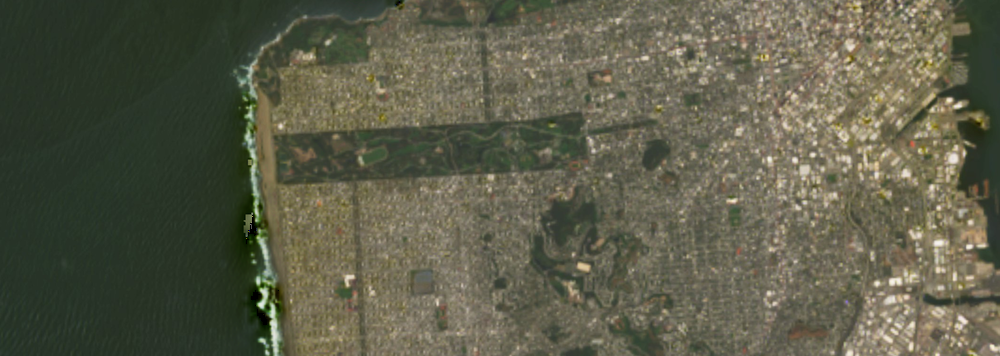
#> input picture 5th_July_map-view.png, 1000 x 356 px, shrunk from 1898 x 676 before the run; the run also reads 1 picture not shown here
$ python SIFT.py
#> lines starting #> are read from the running program, lines starting #| are printed output that depends on the picture
import cv2
import matplotlib.pyplot as plt

# Step 1: Download the images
# Assuming the images are in the working directory
image_path_1 = '5th_July_map-view.png'
image_path_2 = '6th_July_map-view.png'

# Step 2: Load the images as grayscale images
img1 = cv2.imread(image_path_1, cv2.IMREAD_GRAYSCALE)
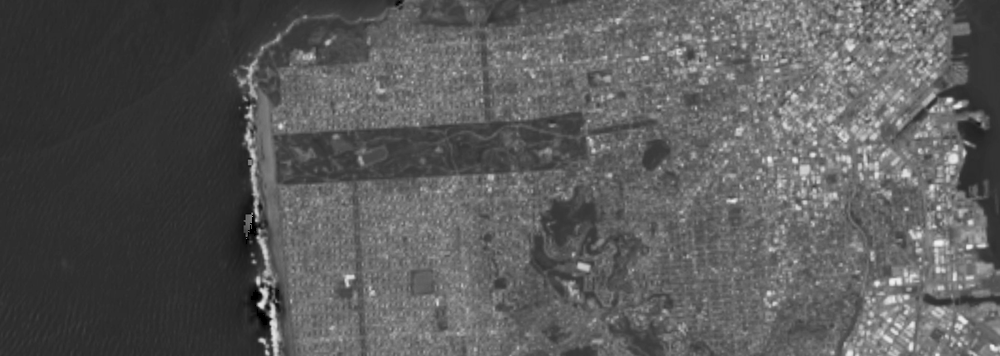
#> img1: shape (356, 1000); min 0, max 242, mean 89.8
img2 = cv2.imread(image_path_2, cv2.IMREAD_GRAYSCALE)

# Check if the images are loaded properly
if img1 is None or img2 is None:
    print('Could not open or find the images')
    exit(0)

# Step 3: Create a SIFT feature detector and detect keypoints in both images
sift = cv2.SIFT_create()

# Detect keypoints and compute descriptors
keypoints_1, descriptors_1 = sift.detectAndCompute(img1, None)
#> keypoints_1 = 3558 keypoints; strongest (x, y, size): (261, 305, 4.9), (264, 292, 5.2), (262, 340, 4), (272, 313, 5.4)
keypoints_2, descriptors_2 = sift.detectAndCompute(img2, None)
#> keypoints_2 has the same summary as keypoints_1

# Draw keypoints
img1_with_keypoints = cv2.drawKeypoints(img1, keypoints_1, None, flags=cv2.DRAW_MATCHES_FLAGS_DRAW_RICH_KEYPOINTS)
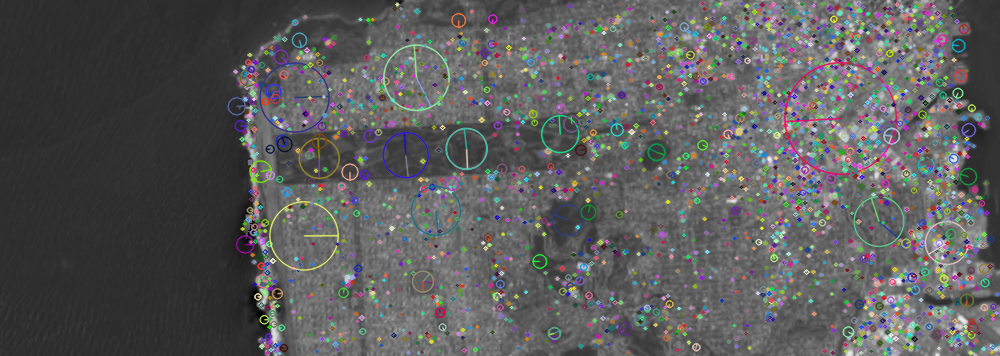
#> img1_with_keypoints: shape (356, 1000, 3); mean of channels 0, 1, 2 91.3, 91.1, 91; drawn as B, G, R
img2_with_keypoints = cv2.drawKeypoints(img2, keypoints_2, None, flags=cv2.DRAW_MATCHES_FLAGS_DRAW_RICH_KEYPOINTS)
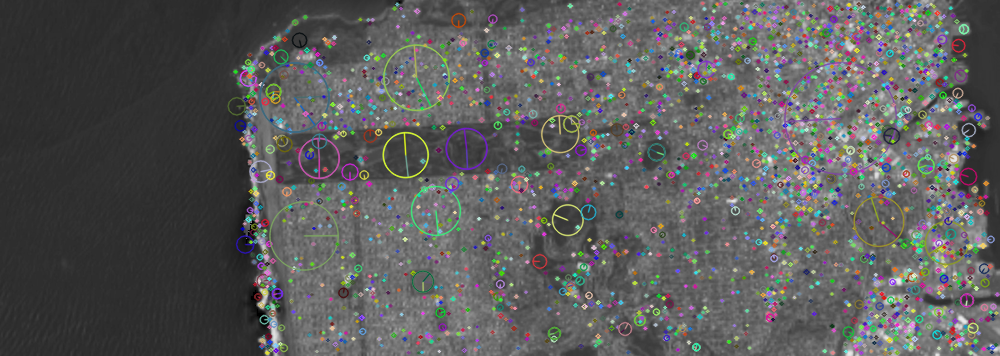
#> img2_with_keypoints: shape (356, 1000, 3); mean of channels 0, 1, 2 90.9, 91.4, 91; drawn as B, G, R

# Plot the images
plt.subplot(121), plt.imshow(img1_with_keypoints, cmap='gray'), plt.title('5th_July_map-view')
plt.subplot(122), plt.imshow(img2_with_keypoints, cmap='gray'), plt.title('6th_July_map-view')
plt.show()
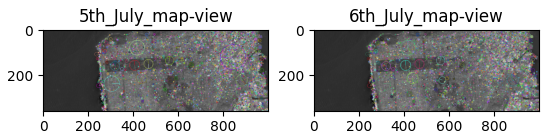
#> figure drawn by matplotlib, 2 panels
